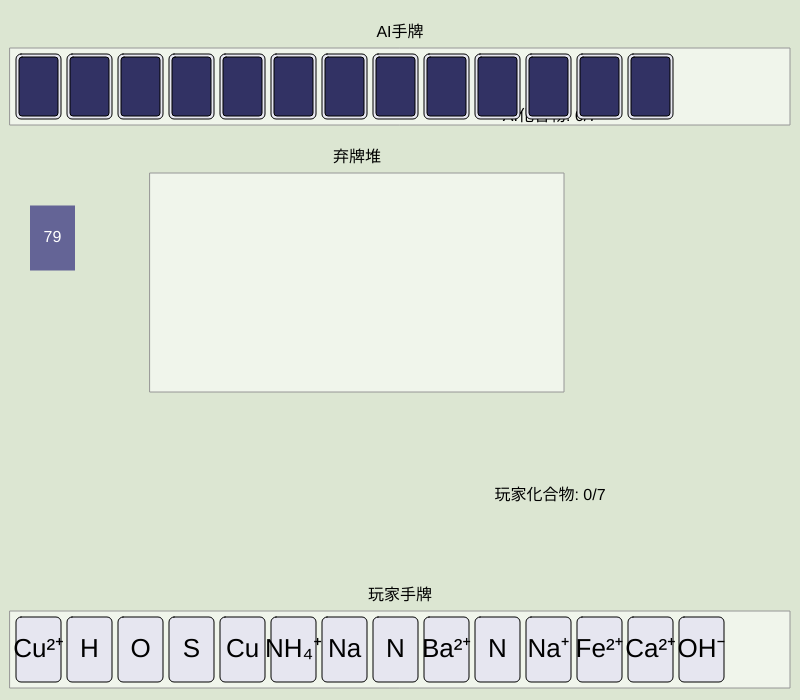
Frame 1 (no input)
Frame 60 (no input): identical to frame 1, image omitted
Frame 120 (the mouse pressed at the canvas centre since frame 60): identical to frame 1, image omitted

The p5.js sketch that drew this single still picture (run headless with seeded random() and noise() and a simulated clock; from frame 60 on, the mouse is pressed at the canvas centre):

// p5.js sketch
// ── sketch.js
// Global variables for game elements and state
let deck = [];
let playerHand = [];
let aiHand = [];
let discardPile = [];

// Game state object
let gameState = {
    currentPlayer: "player",
    deck: [],
    playerHand: [],
    aiHand: [],
    discardPile: [],
    playerFormedCompounds: [],
    aiFormedCompounds: [],
    playerFormedCompoundsCount: 0,
    aiFormedCompoundsCount: 0,
    lastDiscardedTile: null,
    canPlayerFormCompoundWithDiscard: false,
    formableCompoundInfo: null,
    canPlayerDeclareCompound: false,
    isGameOver: false,
    winner: null,
    message: "游戏加载中...", // Corrected potential encoding issue for this example
};

// UI Elements from HTML
let formCompoundButton, declareCompoundButton, skipButton, gameMessageElement, sortHandButton, discardButton;

// Dimensions and Layout
const TILE_WIDTH = 45;
const TILE_HEIGHT = 65;
const TILE_MARGIN = 6;
const SELECTED_TILE_Y_OFFSET = -10;
const SELECTED_TILE_SCALE = 1.1;

const CANVAS_WIDTH = 800;
const CANVAS_HEIGHT = 700;

const PLAYER_HAND_AREA_X = 10;
const PLAYER_HAND_AREA_Y = CANVAS_HEIGHT - TILE_HEIGHT - TILE_MARGIN * 4;
const PLAYER_HAND_AREA_WIDTH = CANVAS_WIDTH - 20;
const PLAYER_HAND_AREA_HEIGHT = TILE_HEIGHT + 2 * TILE_MARGIN;

const AI_HAND_AREA_X = 10;
const AI_HAND_AREA_Y = TILE_MARGIN * 3 + 30;
const AI_HAND_AREA_WIDTH = CANVAS_WIDTH - 20;
const AI_HAND_AREA_HEIGHT = TILE_HEIGHT + 2 * TILE_MARGIN;

const DISCARD_AREA_X_START = 150;
const DISCARD_AREA_Y_START = AI_HAND_AREA_Y + AI_HAND_AREA_HEIGHT + TILE_MARGIN * 3 + 30;
const DISCARD_GRID_COLS = 8;
const DISCARD_GRID_ROWS = 3;
const DISCARD_AREA_WIDTH = DISCARD_GRID_COLS * (TILE_WIDTH + TILE_MARGIN) + TILE_MARGIN;
const DISCARD_AREA_HEIGHT = DISCARD_GRID_ROWS * (TILE_HEIGHT + TILE_MARGIN) + TILE_MARGIN;

const FORMED_COMPOUNDS_AREA_Y_PLAYER = PLAYER_HAND_AREA_Y - TILE_HEIGHT - TILE_MARGIN * 5;
const FORMED_COMPOUNDS_AREA_Y_AI = AI_HAND_AREA_Y + AI_HAND_AREA_HEIGHT + TILE_MARGIN * 2;
const FORMED_COMPOUNDS_AREA_X = CANVAS_WIDTH - 350;
const FORMED_COMPOUND_DISPLAY_WIDTH = 60;
const FORMED_COMPOUND_DISPLAY_HEIGHT = 30;

const DECK_X = 30;
const DECK_Y = DISCARD_AREA_Y_START + TILE_HEIGHT / 2;

// Interaction state
let currentlySelectedTile = null;
let currentlySelectedTileIndex = -1;
let isDraggingForReorder = false;
let dragOffsetX, dragOffsetY;
let isDraggingToDiscard = false;

const chemicalTileData = [
    { type: "element", value: "H", displayText: "H", count: 10 },
    { type: "element", value: "O", displayText: "O", count: 10 },
    { type: "element", value: "Na", displayText: "Na", count: 6 },
    { type: "element", value: "Cl", displayText: "Cl", count: 6 },
    { type: "element", value: "C", displayText: "C", count: 6 },
    { type: "element", value: "S", displayText: "S", count: 4 },
    { type: "element", value: "N", displayText: "N", count: 4 },
    { type: "element", value: "Fe", displayText: "Fe", count: 4 },
    { type: "element", value: "Cu", displayText: "Cu", count: 4 },
    { type: "element", value: "Al", displayText: "Al", count: 4 },
    { type: "element", value: "Mg", displayText: "Mg", count: 4 },
    { type: "element", value: "Zn", displayText: "Zn", count: 2 },
    { type: "ion", value: "H+", displayText: "H⁺", count: 6, charge: 1 },
    { type: "ion", value: "OH-", displayText: "OH⁻", count: 6, charge: -1 },
    { type: "ion", value: "Na+", displayText: "Na⁺", count: 4, charge: 1 },
    { type: "ion", value: "Cl-", displayText: "Cl⁻", count: 4, charge: -1 },
    { type: "ion", value: "Ag+", displayText: "Ag⁺", count: 2, charge: 1 },
    { type: "ion", value: "Ba2+", displayText: "Ba²⁺", count: 2, charge: 2 },
    { type: "ion", value: "SO4^2-", displayText: "SO₄²⁻", count: 2, charge: -2 },
    { type: "ion", value: "Ca2+", displayText: "Ca²⁺", count: 2, charge: 2 },
    { type: "ion", value: "CO3^2-", displayText: "CO₃²⁻", count: 2, charge: -2 },
    { type: "ion", value: "Cu2+", displayText: "Cu²⁺", count: 2, charge: 2 },
    { type: "ion", value: "Fe2+", displayText: "Fe²⁺", count: 2, charge: 2 },
    { type: "ion", value: "Fe3+", displayText: "Fe³⁺", count: 2, charge: 3 },
    { type: "ion", value: "Al3+", displayText: "Al³⁺", count: 2, charge: 3 },
    { type: "ion", value: "Mg2+", displayText: "Mg²⁺", count: 2, charge: 2 },
    { type: "ion", value: "NH4+", displayText: "NH₄⁺", count: 2, charge: 1 },
];

const compoundRecipes = {
    "H2O": [
        { reactants: [{ type: "element", value: "H", count: 2 }, { type: "element", value: "O", count: 1 }], product: "H₂O" },
        { reactants: [{ type: "ion", value: "H+", count: 1 }, { type: "ion", value: "OH-", count: 1 }], product: "H₂O" }
    ],
    "NaCl": [
        { reactants: [{ type: "element", value: "Na", count: 1 }, { type: "element", value: "Cl", count: 1 }], product: "NaCl" },
        { reactants: [{ type: "ion", value: "Na+", count: 1 }, { type: "ion", value: "Cl-", count: 1 }], product: "NaCl" }
    ],
    "HCl": [
        { reactants: [{ type: "element", value: "H", count: 1 }, { type: "element", value: "Cl", count: 1 }], product: "HCl" }
    ],
    "CuO": [
        { reactants: [{ type: "element", value: "Cu", count: 1 }, { type: "element", value: "O", count: 1 }], product: "CuO" }
    ],
    "CO2": [
        { reactants: [{ type: "element", value: "C", count: 1 }, { type: "element", value: "O", count: 2 }], product: "CO₂" }
    ],
    "NH3": [
        { reactants: [{ type: "element", value: "N", count: 1 }, { type: "element", value: "H", count: 3 }], product: "NH₃" }
    ],
    "AgCl": [
        { reactants: [{ type: "ion", value: "Ag+", count: 1 }, { type: "ion", value: "Cl-", count: 1 }], product: "AgCl" }
    ],
    "BaSO4": [
        { reactants: [{ type: "ion", value: "Ba2+", count: 1 }, { type: "ion", value: "SO4^2-", count: 1 }], product: "BaSO₄" }
    ],
};

function setup() {
    let canvas = createCanvas(CANVAS_WIDTH, CANVAS_HEIGHT);
    canvas.parent(document.querySelector("main"));
    textAlign(CENTER, CENTER);
    textSize(16);

    formCompoundButton = select("#formCompoundButton");
    declareCompoundButton = select("#declareCompoundButton");
    skipButton = select("#skipButton");
    sortHandButton = select("#sortHandButton");
    discardButton = select("#discardButton");
    gameMessageElement = select("#gameMessage");

    if (formCompoundButton) formCompoundButton.mousePressed(handleFormCompoundWithDiscardAction);
    if (declareCompoundButton) declareCompoundButton.mousePressed(handleDeclareCompoundAction);
    if (skipButton) skipButton.mousePressed(handleSkipAction);
    if (sortHandButton) sortHandButton.mousePressed(sortPlayerHand);
    if (discardButton) discardButton.mousePressed(handleDiscardButtonAction);

    initializeGame();
}

function draw() {
    background(220, 230, 210);
    drawGameAreas();
    drawPlayerHand();
    drawAIHand();
    drawDiscardPile();
    drawFormedCompounds();
    drawDeck();

    if ((isDraggingForReorder || isDraggingToDiscard) && currentlySelectedTile) {
        drawTile(currentlySelectedTile, mouseX - dragOffsetX, mouseY - dragOffsetY, -1, true, true, SELECTED_TILE_SCALE);
    }
    updateGameMessagesAndButtons();
}

function initializeGame() {
    deck = [];
    playerHand = [];
    aiHand = [];
    discardPile = [];
    gameState.playerFormedCompounds = [];
    gameState.aiFormedCompounds = [];
    gameState.playerFormedCompoundsCount = 0;
    gameState.aiFormedCompoundsCount = 0;

    createFullDeck();
    shuffleDeck(deck);

    for (let i = 0; i < 13; i++) {
        let pCard = dealCard(deck);
        if (pCard) playerHand.push(pCard);
        let aiCard = dealCard(deck);
        if (aiCard) aiHand.push(aiCard);
    }
    let firstDraw = dealCard(deck);
    if (firstDraw) playerHand.push(firstDraw);

    Object.assign(gameState, {
        deck,
        playerHand,
        aiHand,
        discardPile,
        currentPlayer: "player",
        message: "游戏开始，请玩家出牌",
        lastDiscardedTile: null,
        canPlayerFormCompoundWithDiscard: false,
        formableCompoundInfo: null,
        canPlayerDeclareCompound: false,
        isGameOver: false,
        winner: null
    });

    currentlySelectedTile = null;
    currentlySelectedTileIndex = -1;
    isDraggingForReorder = false;
    isDraggingToDiscard = false;
    hideActionButtons();
    console.log("Game initialized. Player starts.");
    updateGameMessagesAndButtons(); 
    checkPlayerCanDeclareCompound();
}

function createFullDeck() {
    deck = [];
    chemicalTileData.forEach(tileInfo => {
        for (let i = 0; i < tileInfo.count; i++) {
            deck.push({ 
                id: tileInfo.value + "_" + i, 
                type: tileInfo.type, 
                value: tileInfo.value, 
                displayText: tileInfo.displayText,
                charge: tileInfo.charge || 0,
                isSelected: false,
                displayX: 0, 
                displayY: 0,
                isBeingDragged: false
            });
        }
    });
}

function shuffleDeck(array) {
    for (let i = array.length - 1; i > 0; i--) {
        const j = Math.floor(Math.random() * (i + 1));
        [array[i], array[j]] = [array[j], array[i]];
    }
}

function dealCard(sourceDeck) {
    if (sourceDeck.length > 0) {
        return sourceDeck.pop();
    }
    return null;
}

function drawGameAreas() {
    stroke(150);
    fill(240, 245, 235);
    rect(PLAYER_HAND_AREA_X, PLAYER_HAND_AREA_Y, PLAYER_HAND_AREA_WIDTH, PLAYER_HAND_AREA_HEIGHT);
    rect(AI_HAND_AREA_X, AI_HAND_AREA_Y, AI_HAND_AREA_WIDTH, AI_HAND_AREA_HEIGHT);
    rect(DISCARD_AREA_X_START, DISCARD_AREA_Y_START, DISCARD_AREA_WIDTH, DISCARD_AREA_HEIGHT);
    fill(0);
    noStroke();
    text("玩家手牌", PLAYER_HAND_AREA_X + PLAYER_HAND_AREA_WIDTH / 2, PLAYER_HAND_AREA_Y - 15);
    text("AI手牌", AI_HAND_AREA_X + AI_HAND_AREA_WIDTH / 2, AI_HAND_AREA_Y - 15);
    text("弃牌堆", DISCARD_AREA_X_START + DISCARD_AREA_WIDTH / 2, DISCARD_AREA_Y_START - 15);
    text(`玩家化合物: ${gameState.playerFormedCompoundsCount}/7`, FORMED_COMPOUNDS_AREA_X + 100, FORMED_COMPOUNDS_AREA_Y_PLAYER - 20);
    text(`AI化合物: ${gameState.aiFormedCompoundsCount}/7`, FORMED_COMPOUNDS_AREA_X + 100, FORMED_COMPOUNDS_AREA_Y_AI - 20);
}

function drawPlayerHand() {
    for (let i = 0; i < playerHand.length; i++) {
        let tile = playerHand[i];
        if (!tile.isBeingDragged) {
            let x = PLAYER_HAND_AREA_X + TILE_MARGIN + i * (TILE_WIDTH + TILE_MARGIN);
            let y = PLAYER_HAND_AREA_Y + TILE_MARGIN;
            if (tile.isSelected) {
                y += SELECTED_TILE_Y_OFFSET;
            }
            tile.displayX = x;
            tile.displayY = y;
            drawTile(tile, x, y, i, tile.isSelected, false, tile.isSelected ? SELECTED_TILE_SCALE : 1);
        }
    }
}

function drawAIHand() {
    for (let i = 0; i < aiHand.length; i++) {
        let x = AI_HAND_AREA_X + TILE_MARGIN + i * (TILE_WIDTH + TILE_MARGIN);
        let y = AI_HAND_AREA_Y + TILE_MARGIN;
        drawTile(aiHand[i], x, y, -1, false, true); 
    }
}

function drawDiscardPile() {
    let hoveredTileSource = null;
    let hoveredTileX = 0;
    let hoveredTileY = 0;
    // let hoveredTileDisplayText = ""; // Commented out, not needed for now

    for (let i = 0; i < discardPile.length; i++) {
        const tile = discardPile[i];
        const row = Math.floor(i / DISCARD_GRID_COLS);
        const col = i % DISCARD_GRID_COLS;
        const x = DISCARD_AREA_X_START + TILE_MARGIN + col * (TILE_WIDTH + TILE_MARGIN);
        const y = DISCARD_AREA_Y_START + TILE_MARGIN + row * (TILE_HEIGHT + TILE_MARGIN);
        
        drawTile(tile, x, y, -1, false, false);

        if (mouseX >= x && mouseX <= x + TILE_WIDTH && 
            mouseY >= y && mouseY <= y + TILE_HEIGHT) {
            hoveredTileSource = tile.source;
            hoveredTileX = x;
            hoveredTileY = y;
        }
    }

    if (hoveredTileSource) {
        push();
        fill(0); 
        textSize(10); 
        textAlign(CENTER, BOTTOM);
        let sourceText = "来源未知"; 
        if (hoveredTileSource === "player") {
            sourceText = "来自: 玩家";
        } else if (hoveredTileSource === "ai") {
            sourceText = "来自: AI";
        }
        text(sourceText, hoveredTileX + TILE_WIDTH / 2, hoveredTileY - 3); 
        pop();
    }
}

function drawFormedCompounds() {
    gameState.playerFormedCompounds.forEach((compound, index) => {
        const x = FORMED_COMPOUNDS_AREA_X + index * (FORMED_COMPOUND_DISPLAY_WIDTH + TILE_MARGIN);
        const y = FORMED_COMPOUNDS_AREA_Y_PLAYER;
        fill(200, 200, 255);
        rect(x, y, FORMED_COMPOUND_DISPLAY_WIDTH, FORMED_COMPOUND_DISPLAY_HEIGHT);
        fill(0);
        text(compound.product, x + FORMED_COMPOUND_DISPLAY_WIDTH / 2, y + FORMED_COMPOUND_DISPLAY_HEIGHT / 2);
    });
    gameState.aiFormedCompounds.forEach((compound, index) => {
        const x = FORMED_COMPOUNDS_AREA_X + index * (FORMED_COMPOUND_DISPLAY_WIDTH + TILE_MARGIN);
        const y = FORMED_COMPOUNDS_AREA_Y_AI;
        fill(255, 200, 200);
        rect(x, y, FORMED_COMPOUND_DISPLAY_WIDTH, FORMED_COMPOUND_DISPLAY_HEIGHT);
        fill(0);
        text(compound.product, x + FORMED_COMPOUND_DISPLAY_WIDTH / 2, y + FORMED_COMPOUND_DISPLAY_HEIGHT / 2);
    });
}

function drawDeck() {
    if (deck.length > 0) {
        fill(100, 100, 150);
        rect(DECK_X, DECK_Y, TILE_WIDTH, TILE_HEIGHT);
        fill(255);
        text(deck.length, DECK_X + TILE_WIDTH / 2, DECK_Y + TILE_HEIGHT / 2);
    }
    if (gameState.lastDiscardedTile && !gameState.canPlayerFormCompoundWithDiscard) {
        const x = DECK_X + TILE_WIDTH + TILE_MARGIN * 2;
        const y = DECK_Y;
        drawTile(gameState.lastDiscardedTile, x, y, -1, false, false);
        fill(0);
        text("弃", x + TILE_WIDTH/2, y - 10);
    }
}

function drawTile(tile, x, y, index, isSelected, isHidden, tileScale = 1) {
    push();
    translate(x + TILE_WIDTH / 2 * (1-tileScale), y + TILE_HEIGHT / 2 * (1-tileScale));
    scale(tileScale);

    stroke(0);
    strokeWeight(1);
    fill(isSelected ? [200, 220, 255] : [230, 230, 240]);
    rect(0, 0, TILE_WIDTH, TILE_HEIGHT, 5);

    if (!isHidden) {
        fill(0);
        noStroke();
        textSize(TILE_HEIGHT * 0.4);
        text(tile.displayText, TILE_WIDTH / 2, TILE_HEIGHT / 2);
    } else {
        fill(50, 50, 100); 
        rect(TILE_MARGIN/2, TILE_MARGIN/2, TILE_WIDTH - TILE_MARGIN, TILE_HEIGHT - TILE_MARGIN, 3);
    }
    pop();
}

function mousePressed() {
    if (gameState.isGameOver) return;

    if (gameState.currentPlayer === "player") {
        let clickedOnPlayerHandTile = false;
        for (let i = playerHand.length - 1; i >= 0; i--) {
            let tile = playerHand[i];
            let tileX = tile.displayX;
            let tileY = tile.isSelected ? tile.displayY - SELECTED_TILE_Y_OFFSET : tile.displayY;
            let tileScaledWidth = tile.isSelected ? TILE_WIDTH * SELECTED_TILE_SCALE : TILE_WIDTH;
            let tileScaledHeight = tile.isSelected ? TILE_HEIGHT * SELECTED_TILE_SCALE : TILE_HEIGHT;
            
            if (mouseX > tileX && mouseX < tileX + tileScaledWidth && mouseY > tileY && mouseY < tileY + tileScaledHeight) {
                if (currentlySelectedTile === tile) { 
                    // Double click or click selected tile again - attempt to discard
                    handleDiscardFromHand(i);
                    clickedOnPlayerHandTile = true;
                    break;
                } else {
                    if (currentlySelectedTile) currentlySelectedTile.isSelected = false;
                    tile.isSelected = true;
                    currentlySelectedTile = tile;
                    currentlySelectedTileIndex = i;
                    isDraggingForReorder = true;
                    isDraggingToDiscard = true; 
                    dragOffsetX = mouseX - tile.displayX;
                    dragOffsetY = mouseY - tile.displayY;
                    gameState.message = `选中: ${tile.displayText}. 拖动排序或弃牌.`;
                }
                clickedOnPlayerHandTile = true;
                break;
            }
        }

        if (!clickedOnPlayerHandTile) {
            if (currentlySelectedTile) {
                currentlySelectedTile.isSelected = false;
                currentlySelectedTile = null;
                currentlySelectedTileIndex = -1;
            }
            isDraggingForReorder = false;
            isDraggingToDiscard = false;
            if (mouseX > DECK_X && mouseX < DECK_X + TILE_WIDTH && mouseY > DECK_Y && mouseY < DECK_Y + TILE_HEIGHT) {
                playerDrawCardFromDeck();
            }
        }
    }
    updateGameMessagesAndButtons();
}

function mouseDragged() {
    if (gameState.isGameOver || !isDraggingForReorder || !currentlySelectedTile) return;
    currentlySelectedTile.isBeingDragged = true;
    currentlySelectedTile.displayX = mouseX - dragOffsetX;
    currentlySelectedTile.displayY = mouseY - dragOffsetY;

    if (isDraggingForReorder) {
        let hoverIndex = -1;
        for (let i = 0; i < playerHand.length; i++) {
            if (i === currentlySelectedTileIndex) continue;
            let otherTile = playerHand[i];
            let areaX = PLAYER_HAND_AREA_X + TILE_MARGIN + i * (TILE_WIDTH + TILE_MARGIN);
            if (mouseX > areaX && mouseX < areaX + TILE_WIDTH / 2) {
                hoverIndex = i;
                break;
            } else if (mouseX > areaX + TILE_WIDTH/2 && mouseX < areaX + TILE_WIDTH && i === playerHand.length -1 ){
                hoverIndex = i + 1;
                break;
            }
        }
        if (hoverIndex !== -1 && hoverIndex !== currentlySelectedTileIndex) {
            playerHand.splice(currentlySelectedTileIndex, 1);
            playerHand.splice(hoverIndex, 0, currentlySelectedTile);
            currentlySelectedTileIndex = hoverIndex;
        }
    }
}

function mouseReleased() {
    if (gameState.isGameOver) return;
    if (currentlySelectedTile) {
        currentlySelectedTile.isBeingDragged = false;
    }

    if (isDraggingToDiscard && currentlySelectedTile) {
        const discardAreaMinY = DISCARD_AREA_Y_START - TILE_HEIGHT; 
        if (mouseY < discardAreaMinY && mouseY < PLAYER_HAND_AREA_Y - TILE_HEIGHT * 1.5) { 
             handleDiscardFromHand(currentlySelectedTileIndex);
        } else {
            sortPlayerHand(); 
        }
    }
    isDraggingForReorder = false;
    isDraggingToDiscard = false;
    if (currentlySelectedTile && !currentlySelectedTile.isSelected) { 
        currentlySelectedTile = null;
        currentlySelectedTileIndex = -1;
    }
    updateGameMessagesAndButtons();
}

function handleDiscardFromHand(tileIndex) {
    if (tileIndex < 0 || tileIndex >= playerHand.length) return;
    if (gameState.currentPlayer !== "player" || playerHand.length <= 13) { // Cannot discard if hand is 13 or less unless it's the drawn card
        if (!(playerHand.length === 14 && playerHand[tileIndex] === playerHand[playerHand.length-1])){
             gameState.message = "手牌数量不足或未到出牌阶段，不能弃牌";
             if (currentlySelectedTile) currentlySelectedTile.isSelected = false;
             currentlySelectedTile = null;
             currentlySelectedTileIndex = -1;
             sortPlayerHand();
             return;
        }
    }

    const discardedTile = playerHand.splice(tileIndex, 1)[0];
    discardedTile.isSelected = false;
    discardedTile.source = "player";
    discardPile.push(discardedTile);
    gameState.lastDiscardedTile = discardedTile;
    currentlySelectedTile = null;
    currentlySelectedTileIndex = -1;
    sortPlayerHand(); 
    gameState.message = `你打出了 ${discardedTile.displayText}.`;
    console.log("Player discarded: ", discardedTile.displayText);
    endPlayerTurn();
}

function playerDrawCardFromDeck(){
    if (gameState.currentPlayer !== "player" || playerHand.length >= 14) {
        gameState.message = "现在不能摸牌";
        return;
    }
    if (deck.length > 0) {
        const drawnCard = dealCard(deck);
        playerHand.push(drawnCard);
        sortPlayerHand();
        gameState.message = `你摸到了 ${drawnCard.displayText}. 请出牌.`;
        console.log("Player drew: ", drawnCard.displayText);
        checkPlayerCanDeclareCompound();
    } else {
        gameState.message = "牌堆已空，无法摸牌.";
    }
    updateGameMessagesAndButtons();
}

function sortPlayerHand() {
    playerHand.sort((a, b) => {
        if (a.type !== b.type) return a.type.localeCompare(b.type);
        return a.value.localeCompare(b.value);
    });
    if (currentlySelectedTile) {
        currentlySelectedTileIndex = playerHand.indexOf(currentlySelectedTile);
    }
}

function endPlayerTurn() {
    gameState.currentPlayer = "ai";
    hideActionButtons();
    gameState.message = "轮到AI行动...";
    console.log("Switching to AI turn");
    setTimeout(aiTurn, 1000); 
}

function hideActionButtons(){
    if(formCompoundButton) formCompoundButton.hide();
    if(declareCompoundButton) declareCompoundButton.hide();
    if(skipButton) skipButton.hide();
    if(discardButton) discardButton.hide();
}

function updateGameMessagesAndButtons() {
    if (gameMessageElement) gameMessageElement.html(gameState.message);

    if (gameState.currentPlayer === "player" && !gameState.isGameOver) {
        if (sortHandButton) sortHandButton.show();
        if (gameState.canPlayerFormCompoundWithDiscard && formCompoundButton) {
            formCompoundButton.show();
        } else {
            if(formCompoundButton) formCompoundButton.hide();
        }
        if (gameState.canPlayerDeclareCompound && declareCompoundButton) {
            declareCompoundButton.show();
        } else {
            if(declareCompoundButton) declareCompoundButton.hide();
        }
        if (playerHand.length === 14 && discardButton) { 
            discardButton.show();
        } else {
            if(discardButton) discardButton.hide();
        }
        if (skipButton && (gameState.canPlayerFormCompoundWithDiscard || gameState.canPlayerDeclareCompound || playerHand.length === 14)) {
            skipButton.show();
        } else {
            if(skipButton) skipButton.hide();
        }
    } else {
        hideActionButtons();
        if(sortHandButton) sortHandButton.hide();
    }
}

function handleFormCompoundWithDiscardAction(){
    if (!gameState.canPlayerFormCompoundWithDiscard || !gameState.formableCompoundInfo) return;
    const { product, usedTiles, recipe } = gameState.formableCompoundInfo;
    console.log(`Player forming ${product} with discard.`);
    for (const tile of usedTiles) {
        if (tile.id !== gameState.lastDiscardedTile.id) {
            const handIndex = playerHand.findIndex(t => t.id === tile.id);
            if (handIndex !== -1) playerHand.splice(handIndex, 1);
        }
    }
    gameState.playerFormedCompounds.push({ product, recipe });
    gameState.playerFormedCompoundsCount++;
    gameState.message = `你使用弃牌 ${gameState.lastDiscardedTile.displayText} 组成了 ${product}! 请出牌.`;
    gameState.lastDiscardedTile = null; 
    gameState.canPlayerFormCompoundWithDiscard = false;
    gameState.formableCompoundInfo = null;
    sortPlayerHand();
    checkPlayerCanDeclareCompound();
    if (checkWinCondition("player")) return;
    updateGameMessagesAndButtons();
}

function handleDeclareCompoundAction(){
    if (!gameState.canPlayerDeclareCompound) return;
    const formable = checkFormableCompounds(playerHand, true); 
    if (formable) {
        console.log(`Player declaring ${formable.product} from hand.`);
        for (const tile of formable.usedTiles) {
            const handIndex = playerHand.findIndex(t => t.id === tile.id);
            if (handIndex !== -1) playerHand.splice(handIndex, 1);
        }
        gameState.playerFormedCompounds.push({ product: formable.product, recipe: formable.reactants });
        gameState.playerFormedCompoundsCount++;
        gameState.message = `你从手牌中组成了 ${formable.product}!`;
        sortPlayerHand();
        checkPlayerCanDeclareCompound(); 
        if (checkWinCondition("player")) return;
        if (playerHand.length < 14) { 
            playerDrawCardFromDeck(); 
        } else {
            gameState.message += " 请出牌.";
        }
    } else {
        gameState.message = "当前手牌无法宣告组成化合物.";
    }
    updateGameMessagesAndButtons();
}

function handleSkipAction(){
    gameState.canPlayerFormCompoundWithDiscard = false;
    gameState.formableCompoundInfo = null;
    if (gameState.lastDiscardedTile) {
         discardPile.push(gameState.lastDiscardedTile);
         gameState.lastDiscardedTile = null;
    }
    if (playerHand.length === 14) {
        gameState.message = "你跳过了操作，请出牌.";
    } else if (playerHand.length < 14 && deck.length > 0) {
        playerDrawCardFromDeck();
    } else {
        gameState.message = "你跳过了操作.";
        endPlayerTurn(); 
    }
    updateGameMessagesAndButtons();
}

function handleDiscardButtonAction(){
    if (currentlySelectedTile && playerHand.includes(currentlySelectedTile) && playerHand.length === 14) {
        handleDiscardFromHand(playerHand.indexOf(currentlySelectedTile));
    } else {
        gameState.message = "请先从14张手牌中选择一张牌来打出。";
    }
}

function checkPlayerCanDeclareCompound(){
    const formable = checkFormableCompounds(playerHand, true);
    gameState.canPlayerDeclareCompound = !!formable;
    if (formable) {
        console.log("Player can declare compound: ", formable.product);
    }
    return gameState.canPlayerDeclareCompound;
}

function checkFormableCompounds(hand, checkOnlyBest = false) {
    let bestFormable = null;
    for (const compoundName in compoundRecipes) {
        for (const recipe of compoundRecipes[compoundName]) {
            let tempHand = [...hand];
            let usedTiles = [];
            let possible = true;
            for (const reactant of recipe.reactants) {
                let foundCount = 0;
                for (let i = 0; i < reactant.count; i++) {
                    const tileIndex = tempHand.findIndex(t => t.type === reactant.type && t.value === reactant.value);
                    if (tileIndex !== -1) {
                        usedTiles.push(tempHand[tileIndex]);
                        tempHand.splice(tileIndex, 1);
                        foundCount++;
                    } else {
                        possible = false;
                        break;
                    }
                }
                if (!possible) break;
            }
            if (possible) {
                const currentFormable = { product: compoundName, reactants: recipe.reactants, usedTiles };
                if (checkOnlyBest) {
                    if (!bestFormable || usedTiles.length > bestFormable.usedTiles.length) { 
                        bestFormable = currentFormable;
                    }
                } else {
                    return currentFormable; 
                }
            }
        }
    }
    return bestFormable; 
}

function aiTurn() {
    console.log("AI turn starts.");
    if (gameState.isGameOver) return;

    if (gameState.lastDiscardedTile) {
        const formableWithDiscard = checkFormableCompounds([...aiHand, gameState.lastDiscardedTile]);
        if (formableWithDiscard && formableWithDiscard.usedTiles.some(t => t.id === gameState.lastDiscardedTile.id)) {
            console.log(`AI can form ${formableWithDiscard.product} with discarded tile ${gameState.lastDiscardedTile.displayText}`);
            for (const usedTile of formableWithDiscard.usedTiles) {
                if (usedTile.id !== gameState.lastDiscardedTile.id) {
                    const handIndex = aiHand.findIndex(t => t.id === usedTile.id);
                    if (handIndex !== -1) aiHand.splice(handIndex, 1);
                }
            }
            // gameState.discardPile.push(gameState.lastDiscardedTile); 
            gameState.aiFormedCompounds.push({ product: formableWithDiscard.product, recipe: formableWithDiscard.reactants });
            gameState.aiFormedCompoundsCount++;
            gameState.message = `AI 使用 ${formableWithDiscard.usedTiles.find(t=>t.id === gameState.lastDiscardedTile?.id)?.displayText || "弃牌"} 组成了 ${formableWithDiscard.product}!`;
            console.log(`AI formed ${formableWithDiscard.product}`);
            if (checkWinCondition("ai")) return;
            if (aiHand.length > 0) {
                const aiDiscard = aiHand.pop(); 
                aiDiscard.source = "ai";
                discardPile.push(aiDiscard);
                gameState.lastDiscardedTile = aiDiscard;
                gameState.message += ` AI 打出了 ${aiDiscard.displayText}.`;
                console.log("AI discarded after forming compound: ", aiDiscard.displayText);
            } else {
                 gameState.message += " AI 无牌可打.";
            }
            gameState.currentPlayer = "player";
            playerTurnDraw();
            return;
        }
    }
    if (gameState.lastDiscardedTile) {
        discardPile.push(gameState.lastDiscardedTile);
        gameState.lastDiscardedTile = null;
    }
    gameState.message = "AI 正在摸牌...";
    const drawnCard = dealCard(deck);
    if (drawnCard) {
        aiHand.push(drawnCard);
        console.log("AI drew a card."); 
    } else {
        gameState.message = "牌堆已空，AI无法摸牌.";
        if (aiHand.length === 0 && deck.length === 0) { checkWinCondition(null); return; } 
    }
    const formableFromHand = checkFormableCompounds(aiHand);
    if (formableFromHand) {
        console.log("AI can declare compound from hand: ", formableFromHand.product);
        for (const usedTile of formableFromHand.usedTiles) {
            const handIndex = aiHand.findIndex(t => t.id === usedTile.id);
            if (handIndex !== -1) aiHand.splice(handIndex, 1);
        }
        gameState.aiFormedCompounds.push({ product: formableFromHand.product, recipe: formableFromHand.reactants });
        gameState.aiFormedCompoundsCount++;
        gameState.message = `AI 从手牌中组成了 ${formableFromHand.product}!`;
        console.log(`AI declared ${formableFromHand.product} from hand.`);
        if (checkWinCondition("ai")) return;
    }
    if (aiHand.length > 0) {
        let tileToDiscardAI;
        if (drawnCard && aiHand.includes(drawnCard)) { 
             const idx = aiHand.indexOf(drawnCard);
             tileToDiscardAI = aiHand.splice(idx, 1)[0];
        } else {
            tileToDiscardAI = aiHand.pop(); 
        }
        tileToDiscardAI.source = "ai"; // Added source for AI discard
        discardPile.push(tileToDiscardAI);
        gameState.lastDiscardedTile = tileToDiscardAI;
        gameState.message = `AI 打出了 ${tileToDiscardAI.displayText}. 轮到玩家.`;
        console.log("AI discarded: ", tileToDiscardAI.displayText);
    } else {
        gameState.message = "AI 无牌可打. 轮到玩家.";
        console.log("AI has no cards to discard.");
    }
    gameState.currentPlayer = "player";
    playerTurnDraw();
}

function playerTurnDraw() {
    if (gameState.isGameOver || gameState.currentPlayer !== 'player') return;
    hideActionButtons();
    gameState.message = "轮到玩家，请摸牌..."; 
    const drawnCard = dealCard(deck);
    if (drawnCard) {
        playerHand.push(drawnCard);
        gameState.message = `你摸到了 ${drawnCard.displayText}. 请出牌或组成化合物.`;
        console.log("Player drew: ", drawnCard.displayText);
    } else {
        gameState.message = "牌堆已空，无法摸牌. 请出牌或组成化合物.";
        if (playerHand.length === 0 && deck.length === 0) { checkWinCondition(null); return; } 
    }
    checkPlayerCanDeclareCompound();
}

function checkWinCondition(playerType) { 
    let targetCompounds = 7;
    if (playerType === "player" && gameState.playerFormedCompoundsCount >= targetCompounds) {
        gameState.isGameOver = true;
        gameState.winner = "player";
        gameState.message = "恭喜你！你组成了7个化合物，获得了胜利！";
        hideActionButtons();
        return true;
    } else if (playerType === "ai" && gameState.aiFormedCompoundsCount >= targetCompounds) {
        gameState.isGameOver = true;
        gameState.winner = "ai";
        gameState.message = "AI 组成了7个化合物，获得了胜利！";
        hideActionButtons();
        return true;
    }
    if (deck.length === 0 && !canAnyoneMakeProgress()) {
        gameState.isGameOver = true;
        gameState.winner = "stalemate";
        gameState.message = "牌堆已空，无人能组成更多化合物。平局！";
        hideActionButtons();
        return true;
    }
    return false;
}

function canAnyoneMakeProgress() {
    if (checkFormableCompounds(playerHand)) return true;
    if (checkFormableCompounds(aiHand)) return true;
    return false;
}

console.log("Sketch.js loaded with new sort and discard interaction features.");
